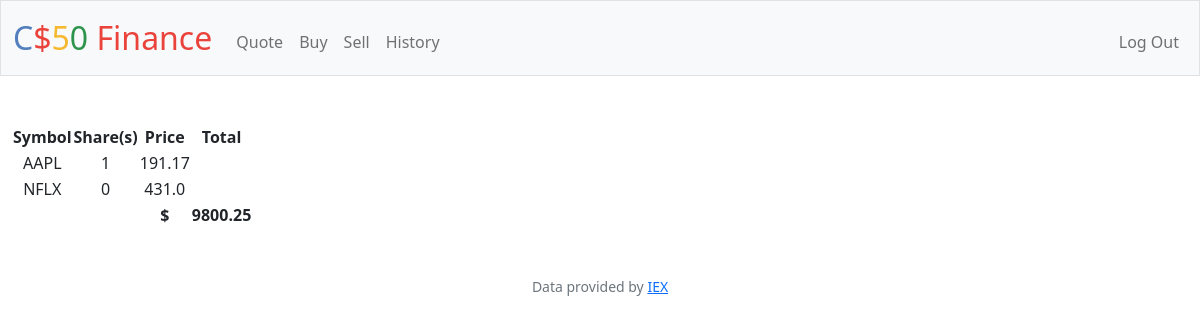
The page / (signed in) on the database its author committed.
### tables this page shows
CREATE TABLE 'transactions' ('id' INTEGER PRIMARY KEY AUTOINCREMENT NOT NULL, 'user_id' INTEGER, 'symbol' TEXT, 'shares' INTEGER, 'price' REAL, 'date' DATETIME);

CREATE TABLE users (id INTEGER PRIMARY KEY AUTOINCREMENT NOT NULL, username TEXT NOT NULL, hash TEXT NOT NULL, cash NUMERIC NOT NULL DEFAULT 10000.00);

### app.py (the view)
@app.route("/")
@login_required
def index():
    user_id = session["user_id"]
    transactions_db = db.execute(
        "SELECT symbol, SUM(shares) AS shares, price FROM transactions WHERE user_id = ? GROUP BY symbol", user_id)
    cash_db = db.execute("SELECT cash FROM users WHERE id = ?", user_id)
    cash = cash_db[0]["cash"]
    return render_template("index.html", database=transactions_db, cash=cash)

### app.py (called while the page is built)
@app.after_request
def after_request(response):
    response.headers["Cache-Control"] = "no-cache, no-store, must-revalidate"
    response.headers["Expires"] = 0
    response.headers["Pragma"] = "no-cache"
    return response

### helpers.py (called while the page is built)
def login_required(f):
    @wraps(f)
    def decorated_function(*args, **kwargs):
        if session.get("user_id") is None:
            return redirect("/login")
        return f(*args, **kwargs)
    return decorated_function

### templates/index.html (shortened to what this page needs)
{% extends "layout.html" %}
{% block main %}
    <table>
        <thead>
            <tr>
                <th>Symbol</th>
                <th>Share(s)</th>
                <th>Price</th>
                <th>Total</th>
            </tr>
        </thead>
        <tbody>
            {% for row in database %}
            <tr>
                <td>{{ row["symbol"] }}</td>
                <td>{{ row["shares"] }}</td>
                <td>{{ row["price"] }}</td>
                <td>{{ row["total"] }}</td>
            </tr>
            {% endfor %}
        </tbody>
        <tfoot>
            <tr>
                <td></td>
                <td></td>
                <td><b>$</b></td>
                <td><b>{{ cash }}</b></td>
            </tr>
        </tfoot>
    </table>
{% endblock %}

### rows shown on the page
transactions: symbol "AAPL", shares "1", price "191.17"
transactions: symbol "NFLX", shares "0", price "431.0"
users: cash "9800.25"
